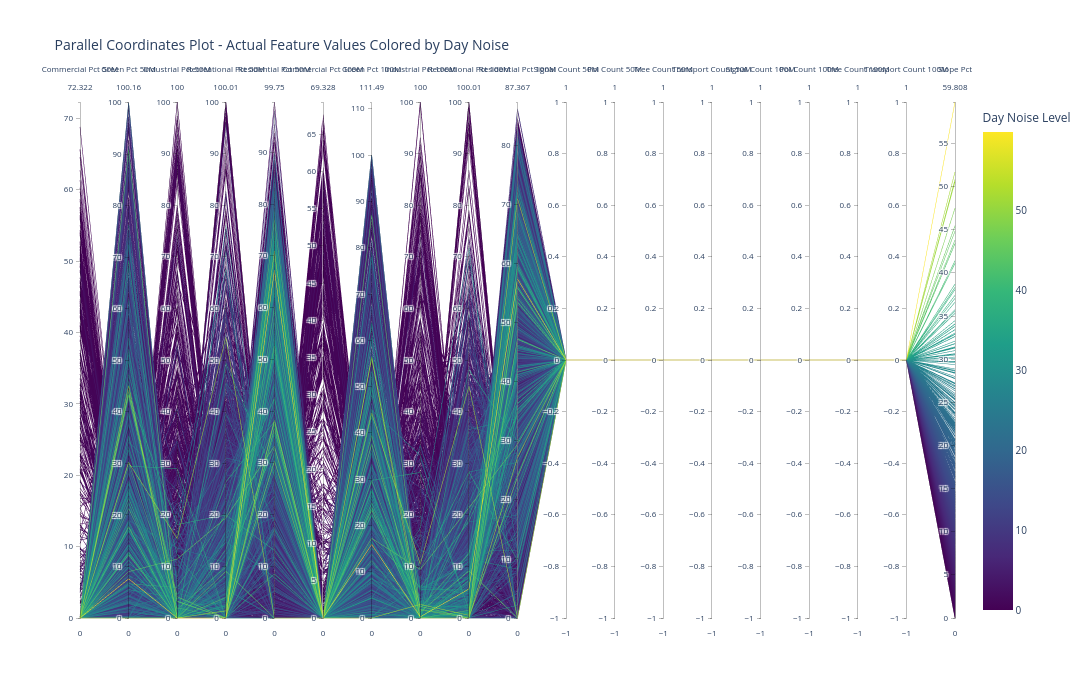

The cell this chart's notebook holds for it:
### Markdown cell above
## Parallel Coordinates - Day Noise

### Code cell
# Create parallel coordinates plot for day noise
fig_day = px.parallel_coordinates(
    dataset,
    dimensions=[col for col in numeric_cols],
    color='noise_day' if 'noise_day' in numeric_cols else numeric_cols[-1],
    color_continuous_scale='Viridis',
    labels={col: col.replace('_', ' ').title() for col in numeric_cols},
    title='Parallel Coordinates Plot - Actual Feature Values Colored by Day Noise',
    height=700,
    width=1400
)

fig_day.update_layout(
    font=dict(size=10),
    coloraxis_colorbar=dict(title="Day Noise Level")
)

fig_day.show()

### Figure 1 — Plotly figure (JSON) as saved in the notebook; plotly's stock layout.template omitted (floating-point values rounded to 4 significant figures; data arrays with more than 128 entries replaced by an {"elided": "..."} marker saying what was removed)
{"data": [{"dimensions": [{"label": "Commercial Pct 50M", "values": {"elided": "15115 float values"}}, {"label": "Green Pct 50M", "values": {"elided": "15115 float values"}}, {"label": "Industrial Pct 50M", "values": {"elided": "15115 float values"}}, {"label": "Recreational Pct 50M", "values": {"elided": "15115 float values"}}, {"label": "Residential Pct 50M", "values": {"elided": "15115 float values"}}, {"label": "Commercial Pct 100M", "values": {"elided": "15115 float values"}}, {"label": "Green Pct 100M", "values": {"elided": "15115 float values"}}, {"label": "Industrial Pct 100M", "values": {"elided": "15115 float values"}}, {"label": "Recreational Pct 100M", "values": {"elided": "15115 float values"}}, {"label": "Residential Pct 100M", "values": {"elided": "15115 float values"}}, {"label": "Signal Count 50M", "values": {"elided": "15115 float values"}}, {"label": "Poi Count 50M", "values": {"elided": "15115 float values"}}, {"label": "Tree Count 50M", "values": {"elided": "15115 float values"}}, {"label": "Transport Count 50M", "values": {"elided": "15115 float values"}}, {"label": "Signal Count 100M", "values": {"elided": "15115 float values"}}, {"label": "Poi Count 100M", "values": {"elided": "15115 float values"}}, {"label": "Tree Count 100M", "values": {"elided": "15115 float values"}}, {"label": "Transport Count 100M", "values": {"elided": "15115 float values"}}, {"label": "Slope Pct", "values": {"elided": "15115 float values"}}], "domain": {"x": [0, 1], "y": [0, 1]}, "line": {"color": {"elided": "15115 float values"}, "coloraxis": "coloraxis"}, "name": "", "type": "parcoords"}], "layout": {"coloraxis": {"colorbar": {"title": {"text": "Day Noise Level"}}, "colorscale": [[0, "#440154"], [0.1111, "#482878"], [0.2222, "#3e4989"], [0.3333, "#31688e"], [0.4444, "#26828e"], [0.5556, "#1f9e89"], [0.6667, "#35b779"], [0.7778, "#6ece58"], [0.8889, "#b5de2b"], [1, "#fde725"]]}, "font": {"size": 10}, "height": 700, "legend": {"tracegroupgap": 0}, "title": {"text": "Parallel Coordinates Plot - Actual Feature Values Colored by Day Noise"}, "width": 1400}}
